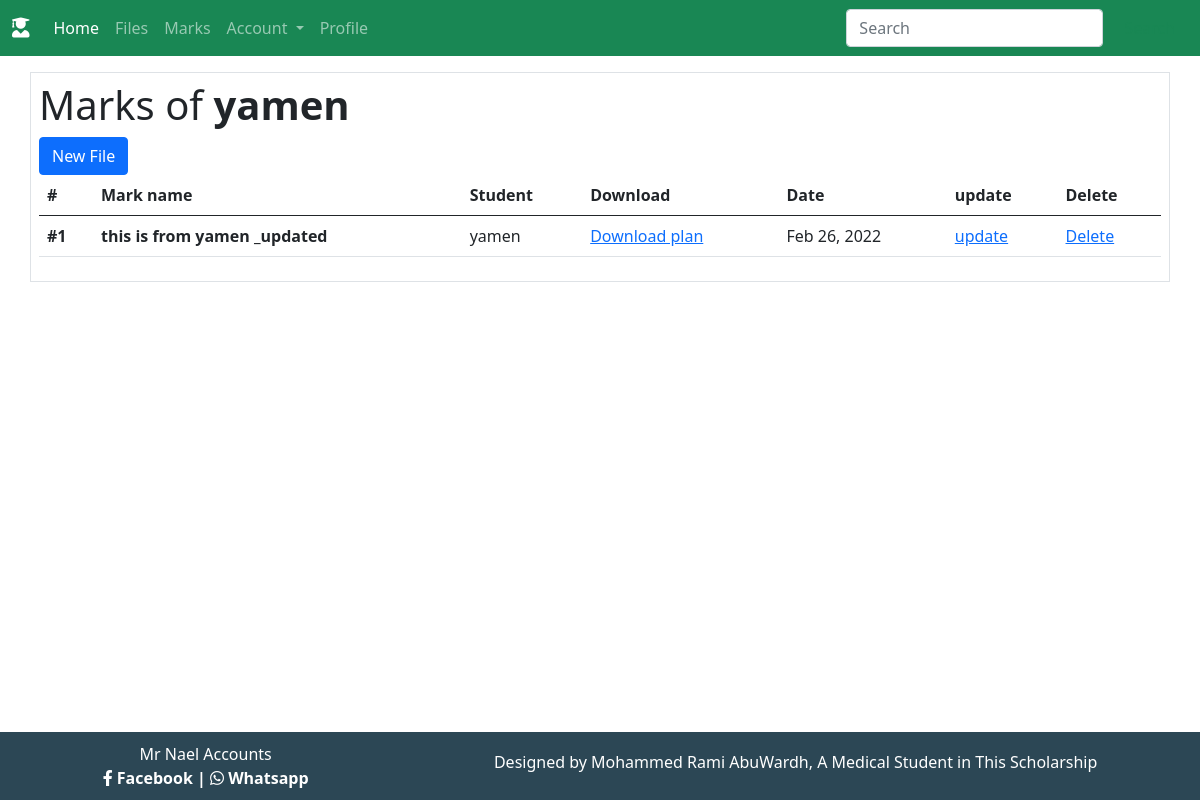
/marks/yamen/ (signed in), run on the app's committed database.
### Marks/models.py (models this page shows, shortened)
class Marks(models.Model):
    mark_student = models.ForeignKey(User, on_delete= models.CASCADE)
    marks_name = models.CharField(max_length= 200, default= 'marks'
            ,help_text='من فضلك ادخل تفاصيل العلامة')
    marks = models.FileField(upload_to = 'grades') # كشف الدرجات
    date = models.DateTimeField(auto_now=True , null = True)

### Marks/views.py (the view)
# urls.py: path('<str:username>/' ,Marks_list.as_view(), name = 'specific_marks'),
class Marks_list(LoginRequiredMixin,ListView):
    model = User
    template_name = 'Marks/MarkSpecific.html'
    def get_queryset(self):
        now_user = get_object_or_404(User, username = self.kwargs.get('username'))
        return Marks.objects.filter(mark_student__username = now_user )

### Marks/templates/Marks/MarkSpecific.html
{% extends 'Profile/base.html' %}
{% block content %}
    <div class="container my-3 p-2 border">
        <h1>Marks of <strong>{{user.username}}</strong> </h1>
        <a class="btn btn-primary" href="{%url 'mark_create'%}">New File</a>
        <table class="table">
            <thead>
              <tr>
                <th scope="col">#</th>
                <th scope="col">Mark name</th>
                <th scope="col">Student</th>
                <th scope="col">Download</th>
                <th scope="col">Date</th>
                <th scope="col">update</th>
                <th scope="col">Delete</th>
              </tr>
            </thead>
            <tbody>
                {% for mark in object_list %}
              <tr>
                <th scope="row"> #{{ forloop.counter }} </th>
                <th scope="row"> {{mark.marks_name}} </th>
                <td> {{mark.mark_student}} </td>
                <td> <a href="{{ mark.marks.url }}" download>Download plan</a></td>
                <td>{{mark.date|date:"M d, Y" }}</td>
                <td><a href="{%url 'Marks_Update' mark.pk%}">update</a></td>
                <td><a href="{%url 'Marks_delete' mark.pk%}">Delete</a></td>
              </tr>
              {% endfor %}
            </tbody>
          </table>
    </div>
{% endblock content %}

### data on the page
Marks: marks_name "this is from yamen _updated", mark_student "yamen", date "Feb 26, 2022"

### other printed values
{{ user.username }} "yamen"
